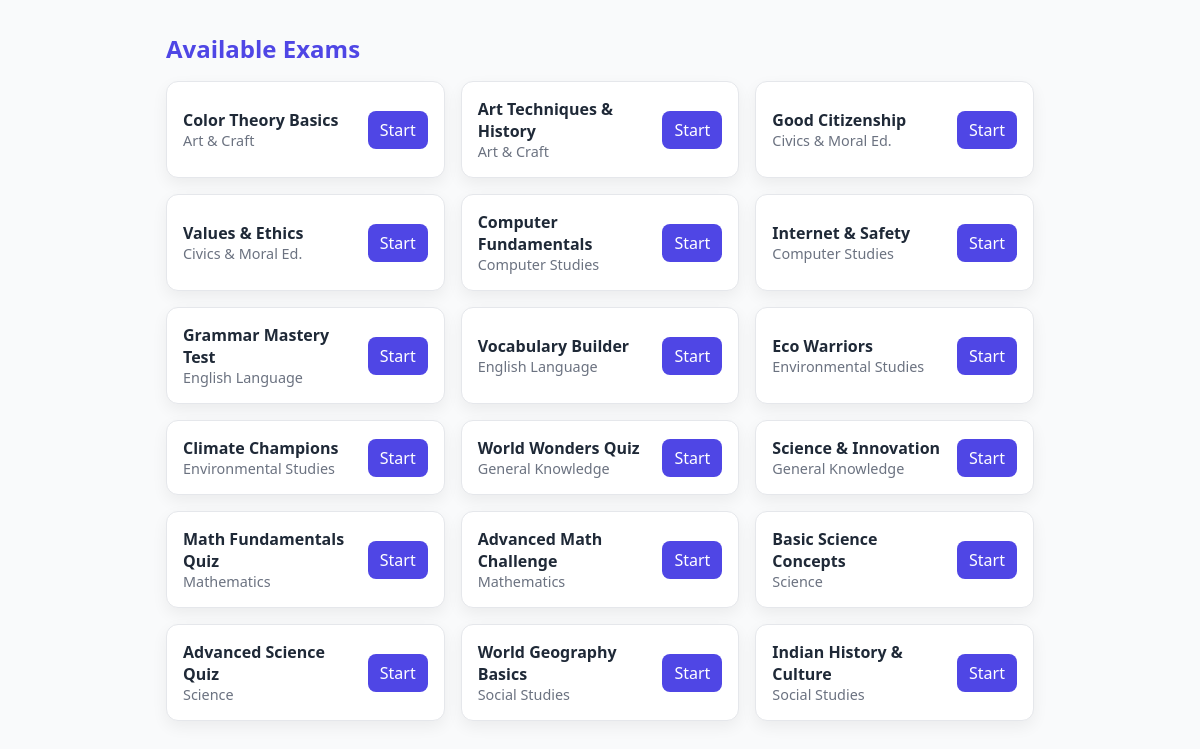
Screenshot of /exam/student_exams.php (signed in) with the database file from the repository.
### tables this page shows
CREATE TABLE IF NOT EXISTS exams (
  exam_id INT AUTO_INCREMENT PRIMARY KEY,
  subject_id INT NOT NULL,
  title VARCHAR(150) NOT NULL,
  description TEXT,
  created_by INT NOT NULL,
  start_time DATETIME DEFAULT CURRENT_TIMESTAMP,
  end_time DATETIME DEFAULT NULL,
  duration_min INT NOT NULL DEFAULT 30,
  is_published TINYINT(1) NOT NULL DEFAULT 0,
  FOREIGN KEY (subject_id) REFERENCES subjects(subject_id) ON DELETE CASCADE,
  FOREIGN KEY (created_by) REFERENCES users(user_id) ON DELETE CASCADE
);

CREATE TABLE IF NOT EXISTS subjects (
  subject_id INT AUTO_INCREMENT PRIMARY KEY,
  name VARCHAR(100) NOT NULL UNIQUE
);

### exam/student_exams.php (the view, shortened to what this page needs)
<?php
include "../db.php";
$stmt = $pdo->query("SELECT e.exam_id, e.title, s.name as subject
                     FROM exams e
                     JOIN subjects s ON e.subject_id = s.subject_id
                     WHERE e.is_published = 1");
$exams = $stmt->fetchAll();
?>
<!DOCTYPE html>
<html lang="en">
<head>
  <link rel="stylesheet" href="../css/style.css">
  </head>
<body>
  <div class="page">
    <h2>Available Exams</h2>
    <ul class="list">
      <?php foreach($exams as $exam): ?>
        <li class="item">
          <div class="meta">
            <span class="title"><?php echo htmlspecialchars($exam['title']); ?></span>
            <span class="subject"><?php echo htmlspecialchars($exam['subject']); ?></span>
          </div>
          <a class="start" href="start_exam.php?exam_id=<?php echo $exam['exam_id']; ?>">Start</a>
        </li>
      <?php endforeach; ?>
    </ul>
  </div>
</body>
</html>

### css/style.css (style rules this page uses)
* { margin: 0; padding: 0; box-sizing: border-box; font-family: 'Segoe UI', Tahoma, Geneva, Verdana, sans-serif; }
:root { --primary: #4f46e5; --primary-dark: #4338ca; --secondary: #22d3ee; --accent: #10b981; --text: #1f2937; --text-light: #6b7280; --background: #f9fafb; }
body { margin: 0; background-color: var(--background); color: var(--text); }

### exam/student_exams.php (style rules this page uses)
:root { --primary:#4f46e5; --bg:#f5f7fb; --ink:#111827; --card:#ffffff; --muted:#6b7280; }
body { margin:0; font-family: Segoe UI, Tahoma, Geneva, Verdana, sans-serif; background:var(--bg); color:var(--ink); }
.page { max-width: 900px; margin: 32px auto; padding: 0 16px; }
h2 { margin: 0 0 16px; font-weight: 700; color: var(--primary); }
.list { list-style:none; padding:0; margin:0; display:grid; grid-template-columns: repeat(auto-fit, minmax(260px,1fr)); gap:16px; }
.item { background: var(--card); border:1px solid #e5e7eb; border-radius:12px; padding:16px; box-shadow: 0 6px 16px rgba(0,0,0,0.06); display:flex; justify-content:space-between; align-items:center; gap:12px; }
.meta { display:flex; flex-direction:column; }
.title { font-weight:600; }
.subject { color: var(--muted); font-size:.9rem; }
.start { text-decoration:none; background: var(--primary); color:#fff; padding:8px 12px; border-radius:8px; transition:.2s; white-space:nowrap; }

### rows the page displays
exams: title "Color Theory Basics", subject.name "Art & Craft"
exams: title "Art Techniques & History", subject.name "Art & Craft"
exams: title "Good Citizenship", subject.name "Civics & Moral Ed."
exams: title "Values & Ethics", subject.name "Civics & Moral Ed."
exams: title "Computer Fundamentals", subject.name "Computer Studies"
exams: title "Internet & Safety", subject.name "Computer Studies"
exams: title "Grammar Mastery Test", subject.name "English Language"
exams: title "Vocabulary Builder", subject.name "English Language"
exams: title "Eco Warriors", subject.name "Environmental Studies"
exams: title "Climate Champions", subject.name "Environmental Studies"
exams: title "World Wonders Quiz", subject.name "General Knowledge"
exams: title "Science & Innovation", subject.name "General Knowledge"
exams: title "Math Fundamentals Quiz", subject.name "Mathematics"
exams: title "Advanced Math Challenge", subject.name "Mathematics"
exams: title "Basic Science Concepts", subject.name "Science"
exams: title "Advanced Science Quiz", subject.name "Science"
exams: title "World Geography Basics", subject.name "Social Studies"
exams: title "Indian History & Culture", subject.name "Social Studies"
